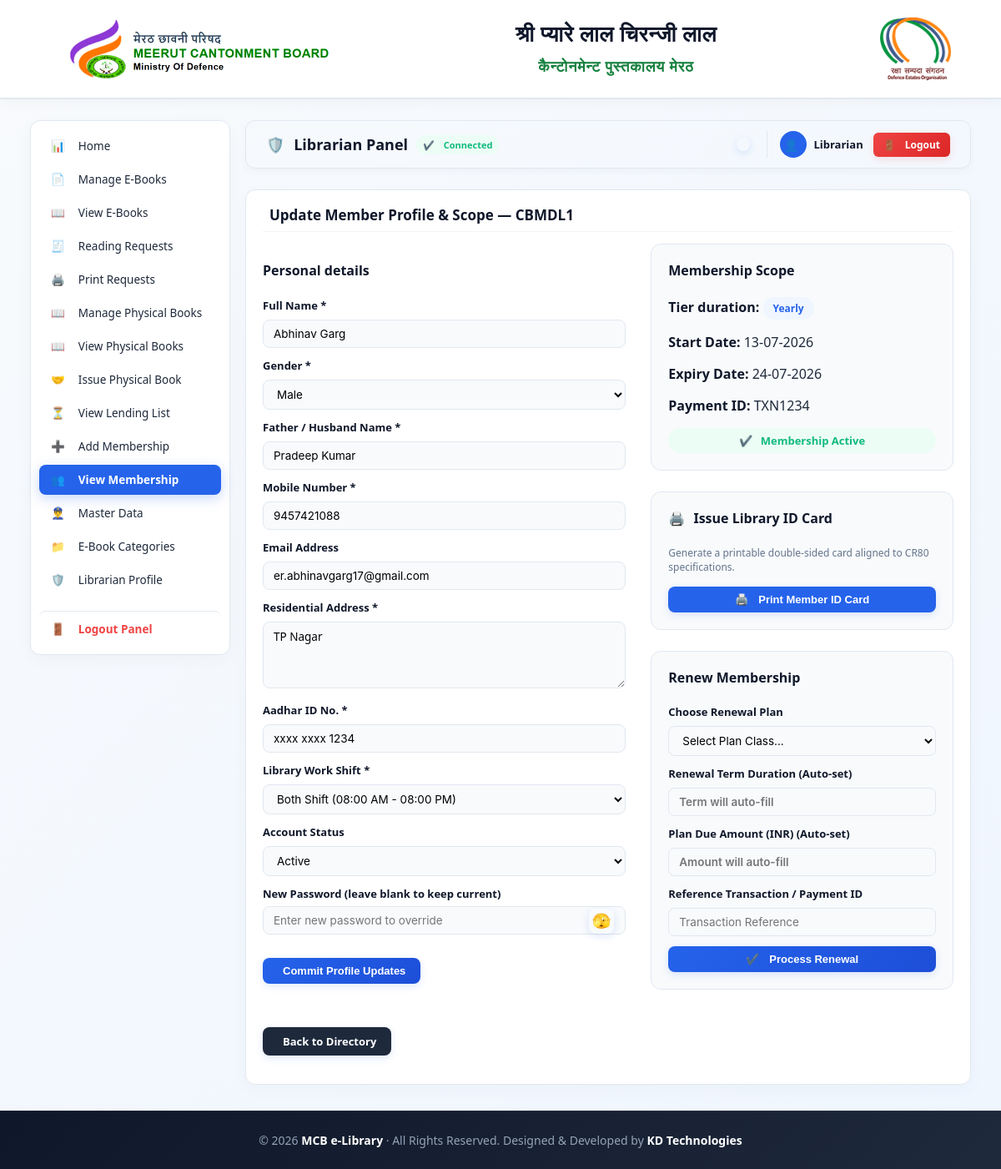
Screenshot of /index.php?action=admin&tab=view_members&view=1 (signed in) with the database file from the repository.
### tables this page shows
CREATE TABLE `members` (
  `id` int(11) NOT NULL,
  `membership_id` varchar(30) NOT NULL,
  `name` varchar(150) NOT NULL,
  `gender` enum('Male','Female','Other') DEFAULT 'Male',
  `guardian_name` varchar(150) NOT NULL,
  `mobile` varchar(20) NOT NULL,
  `password` varchar(255) NOT NULL,
  `email` varchar(150) DEFAULT NULL,
  `address` text NOT NULL,
  `aadhar_no` varchar(30) NOT NULL,
  `duration` enum('Yearly','Half Yearly','Quarterly','Monthly','Daily') NOT NULL,
  `shift` enum('Both','Morning','Evening') DEFAULT 'Both',
  `start_date` date NOT NULL,
  `end_date` date NOT NULL,
  `membership_fee` varchar(50) NOT NULL,
  `payment_id` varchar(150) NOT NULL,
  `created_at` timestamp NULL DEFAULT current_timestamp(),
  `is_active` tinyint(1) DEFAULT 1,
  `membership_plan_id` int(11) DEFAULT NULL,
  `approved` tinyint(1) DEFAULT 1
);

### config.php (called while the page is built, shortened)
<?php
function e($v){ return htmlspecialchars((string)$v, ENT_QUOTES, 'UTF-8'); }
?>

### app/views/admin/view_members.php (the view, shortened to what this page needs)
<?php
$viewId = (int)($_GET['view'] ?? 0);
$selected = null;
if ($viewId) {
    $stmt = $db->prepare("SELECT * FROM members WHERE id = ?");
    $stmt->bind_param("i", $viewId);
    $stmt->execute();
    $selected = $stmt->get_result()->fetch_assoc();
}
?>
<?php if ($selected): ?>
    <div class="card">
        <h3><i class="fa-solid fa-user-pen"></i> Update Member Profile & Scope — <?= e($selected['membership_id']) ?></h3>
        <div class="grid" style="grid-template-columns: 1.2fr 1fr; gap: 30px;">
            <div>
                <h4><i class="fa-solid fa-address-card"></i> Personal details</h4>
                <form method="post" action="?action=update_member&tab=<?= $tab ?>">
                    <label for="upd_name">Full Name *</label>
                    <input id="upd_name" name="name" value="<?= e($selected['name']) ?>" required>
                    <label for="upd_gender">Gender *</label>
                    <select id="upd_gender" name="gender" required>
                        <option value="Male" <?= ($selected['gender'] ?? 'Male') === 'Male' ? 'selected' : '' ?>>Male</option>
                    </select>
                    <label for="upd_guardian">Father / Husband Name *</label>
                    <input id="upd_guardian" name="guardian_name" value="<?= e($selected['guardian_name']) ?>" required>
                    <label for="upd_mobile">Mobile Number *</label>
                    <input id="upd_mobile" name="mobile" value="<?= e($selected['mobile']) ?>" required>
                    <label for="upd_email">Email Address</label>
                    <input id="upd_email" type="email" name="email" value="<?= e($selected['email']) ?>">
                    <label for="upd_address">Residential Address *</label>
                    <textarea id="upd_address" name="address" required style="width:100%; min-height:80px; font-family:inherit; resize:vertical;"><?= e($selected['address']) ?></textarea>
                    <label for="upd_aadhar">Aadhar ID No. *</label>
                    <input id="upd_aadhar" name="aadhar_no" value="<?= e($selected['aadhar_no']) ?>" required>
                    <label for="upd_shift">Library Work Shift *</label>
                    <select id="upd_shift" name="shift" required>
                        <?php
                        $shiftsRes = $db->query("SELECT * FROM work_shifts ORDER BY id ASC");
                        while ($s = $shiftsRes->fetch_assoc()) {
                            $sName = $s['name'];
                            $sel = (($selected['shift'] ?? 'Both') === $sName) ? 'selected' : '';
                            $sStart = date('h:i A', strtotime($s['start_time']));
                            $sEnd = date('h:i A', strtotime($s['end_time']));
                            echo '<option value="' . e($sName) . '" ' . $sel . '>' . e($sName) . ' Shift (' . $sStart . ' - ' . $sEnd . ')</option>';
                        }
                        ?>
                    </select>
                    <label for="upd_status">Account Status</label>
                    <select id="upd_status" name="is_active">
                        <option value="1" <?= $selected['is_active'] == 1 ? 'selected' : '' ?>>Active</option>
                    </select>
                    <label for="upd_pwd">New Password (leave blank to keep current)</label>
                    <input id="upd_pwd" type="password" name="password" placeholder="Enter new password to override" maxlength="15">
                    <button style="margin-top:10px;"><i class="fa-solid fa-floppy-disk"></i> Commit Profile Updates</button>
                </form>
            </div>
            <div>
                <div style="background:var(--bg-slate); padding:20px; border-radius:12px; border:1px solid var(--border-color); margin-bottom: 25px;">
                    <h4 style="margin-top:0;"><i class="fa-solid fa-calendar-days"></i> Membership Scope</h4>
                    <p><strong>Tier duration:</strong> <span class="badge badge-blue"><?= e($selected['duration']) ?></span></p>
                    <p><strong>Start Date:</strong> <?= date('d-m-Y', strtotime($selected['start_date'])) ?></p>
                    <p><strong>Expiry Date:</strong> <?= date('d-m-Y', strtotime($selected['end_date'])) ?></p>
                    <p><strong>Payment ID:</strong> <?= e($selected['payment_id']) ?></p>
                    <?php
                        $isExpired = strtotime($selected['end_date']) < time();
                        if ($selected['is_active'] == 0) {
                            echo '<span class="badge badge-red" style="display:block; text-align:center; font-size:13px; padding:6px;"><i class="fa-solid fa-circle-xmark"></i> Membership Suspended/Inactive</span>';
                        } elseif ($isExpired) {
                            echo '<span class="badge badge-red" style="display:block; text-align:center; font-size:13px; padding:6px;"><i class="fa-solid fa-circle-exclamation"></i> Membership Expired</span>';
                        } else {
                            echo '<span class="badge badge-green" style="display:block; text-align:center; font-size:13px; padding:6px;"><i class="fa-solid fa-circle-check"></i> Membership Active</span>';
                        }
                    ?>
                </div>
                <div style="background:var(--bg-slate); padding:20px; border-radius:12px; border:1px solid var(--border-color); margin-bottom: 25px; text-align:center;">
                    <h4 style="margin-top:0; text-align:left;"><i class="fa-solid fa-print"></i> Issue Library ID Card</h4>
                    <p style="font-size:12px; color:var(--text-muted); text-align:left; margin-bottom:15px;">Generate a printable double-sided card aligned to CR80 specifications.</p>
                    <button class="btn" style="background:var(--primary); width:100%;" onclick="window.print()"><i class="fa-solid fa-print"></i> Print Member ID Card</button>
                </div>
                <div style="background:var(--bg-slate); padding:20px; border-radius:12px; border:1px solid var(--border-color); margin-bottom: 25px;">
                    <h4 style="margin-top:0;"><i class="fa-solid fa-rotate-right"></i> Renew Membership</h4>
                    <form method="post" action="?action=renew_member&tab=<?= $tab ?>">
                        <label for="ren_plan">Choose Renewal Plan</label>
                        <select id="ren_plan" name="plan_id" required onchange="updateRenewPlanDetails()">
                            <option value="">Select Plan Class...</option>
                        </select>
                        <label for="ren_duration">Renewal Term Duration (Auto-set)</label>
                        <input id="ren_duration" name="duration" readonly style="background:var(--bg-slate); font-weight:600;" placeholder="Term will auto-fill" required>
                        <label for="ren_fee">Plan Due Amount (INR) (Auto-set)</label>
                        <input id="ren_fee" readonly style="background:var(--bg-slate); font-weight:600;" placeholder="Amount will auto-fill">
                        <label for="ren_pay">Reference Transaction / Payment ID</label>
                        <input id="ren_pay" name="payment_id" placeholder="Transaction Reference" required>
                        <button style="width:100%;"><i class="fa-solid fa-circle-check"></i> Process Renewal</button>
                    </form>
                </div>
            </div>
        </div>
        <p style="margin-top:20px;"><a class="btn" href="?action=admin&tab=<?= $tab ?>" style="background:var(--navy-light);"><i class="fa-solid fa-arrow-left"></i> Back to Directory</a></p>
    </div>
<?php endif; ?>

### app/views/layout/header.php (style rules this page uses)
:root { --primary: #2563eb; --primary-hover: #1d4ed8; --bg-slate: #f8fafc; --bg-card: #ffffff; --navy-dark: #0f172a; --navy-light: #1e293b; --text-dark: #1e293b; --text-muted: #64748b; --border-color: #e2e8f0; --accent-green: #10b981; --accent-red: #ef4444; --accent-orange: #f59e0b; }
* { box-sizing: border-box; transition: all 0.2s ease-in-out; }
body { margin: 0; font-family: system-ui, -apple-system, "Segoe UI", Roboto, Helvetica, Arial, sans-serif; background: linear-gradient(135deg, #f8fafc, #eff6ff); color: var(--text-dark); min-height: 100vh; display: flex; flex-direction: column; }
h1, h2, h3, h4, strong { font-family: system-ui, -apple-system, "Segoe UI", Roboto, Helvetica, Arial, sans-serif; color: var(--navy-dark); }
.card { background: var(--bg-card); padding: 18px 20px; border-radius: 12px; border: 1px solid var(--border-color); box-shadow: 0 6px 20px rgba(22, 52, 91, 0.03); margin-bottom: 16px; position: relative; overflow: hidden; }
.card::before { content: ''; position: absolute; top: 0; left: 0; width: 100%; height: 4px; background: linear-gradient(90deg, var(--primary), #60a5fa); opacity: 0; }
.card h3 { margin-top: 0; font-size: 17px; font-weight: 600; border-bottom: 1px solid #f1f5f9; padding-bottom: 8px; margin-bottom: 14px; display: flex; align-items: center; gap: 8px; }
.grid { display: grid; grid-template-columns: repeat(auto-fit, minmax(300px, 1fr)); gap: 16px; }
label { display: block; margin-bottom: 4px; font-weight: 600; font-size: 13px; color: var(--navy-dark); }
input, select, textarea { width: 100%; padding: 8px 12px; margin: 4px 0 12px 0; border: 1px solid var(--border-color); border-radius: 8px; background-color: #f8fafc; font-family: 'Inter', sans-serif; font-size: 13.5px; }
button, .btn { background: linear-gradient(135deg, var(--primary), var(--primary-hover)); color: white; border: 0; padding: 8px 18px; border-radius: 8px; font-weight: 600; cursor: pointer; text-decoration: none; display: inline-flex; align-items: center; justify-content: center; gap: 6px; font-size: 13px; box-shadow: 0 3px 10px rgba(37, 99, 235, 0.15); }
.badge { display: inline-flex; align-items: center; padding: 5px 12px; border-radius: 30px; font-size: 12px; font-weight: 600; gap: 5px; }
.badge-green { background: #ecfdf5; color: var(--accent-green); }
.badge-blue { background: #eff6ff; color: var(--primary); }

### rows the page displays
members: membership "CBMDL1", name "Abhinav Garg", gender "Male", guardian_name "Pradeep Kumar", mobile "9457421088", email "er.abhinavgarg17@gmail.com", address "TP Nagar", aadhar_no "xxxx xxxx 1234", is_active "Active", duration "Yearly", start_date "13-07-2026", end_date "24-07-2026", payment "TXN1234"

### other values shown
$_SESSION['admin_user'] "Librarian"
form field shift "Both Shift (08:00 AM - 08:00 PM)"
